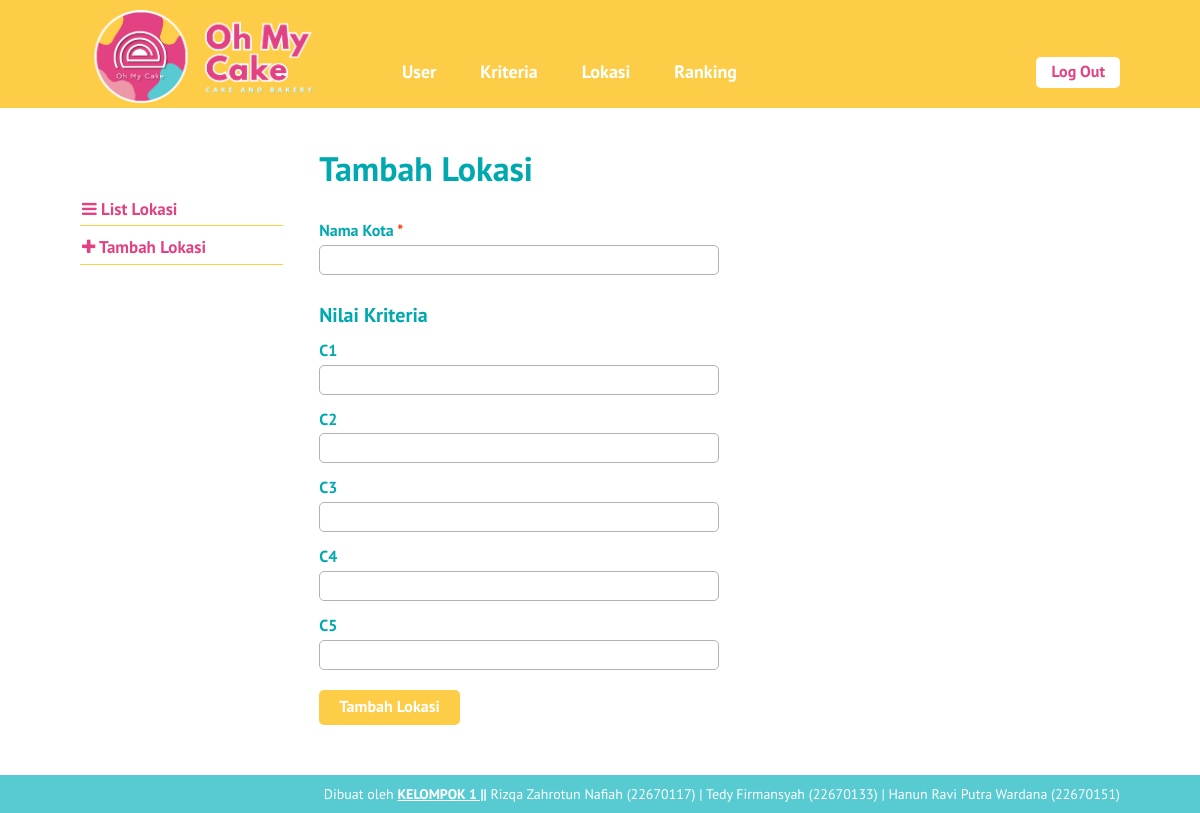
/tambah-lokasi.php (signed in), run on the app's committed database.
### tables this page shows
CREATE TABLE `kriteria` (
  `id_kriteria` int(10) NOT NULL,
  `nama` varchar(30) NOT NULL,
  `type` enum('benefit','cost') NOT NULL,
  `bobot` float NOT NULL,
  `ada_pilihan` tinyint(1) DEFAULT NULL,
  `urutan_order` int(2) NOT NULL
);

### tambah-lokasi.php (the view, shortened to what this page needs)
<?php require_once('includes/init.php'); ?>
<?php
$nama_kota = (isset($_POST['nama_kota'])) ? trim($_POST['nama_kota']) : '';
?>
<?php
require_once('template-parts/header.php');
?>
	<div class="main-content-row">
	<div class="container clearfix">
		<?php include_once('template-parts/sidebar-lokasi.php'); ?>
		<div class="main-content the-content">
			<h1>Tambah Lokasi</h1>
				<form action="tambah-lokasi.php" method="post">
					<div class="field-wrap clearfix">
						<label>Nama Kota <span class="red">*</span></label>
						<input type="text" name="nama_kota" value="<?php echo $nama_kota; ?>">
					</div>
					<h3>Nilai Kriteria</h3>
					<?php
					$query = $pdo->prepare('SELECT id_kriteria, nama, ada_pilihan FROM kriteria ORDER BY urutan_order ASC');
					$query->execute();
					$query->setFetchMode(PDO::FETCH_ASSOC);
					if($query->rowCount() > 0):
						while($kriteria = $query->fetch()):
						?>
							<div class="field-wrap clearfix">
								<label><?php echo $kriteria['nama']; ?></label>
								<?php if(!$kriteria['ada_pilihan']): ?>
									<input type="number" step="0.001" name="kriteria[<?php echo $kriteria['id_kriteria']; ?>]">
								<?php endif; ?>
							</div>
						<?php
						endwhile;
					else:
						echo '<p>Kriteria masih kosong.</p>';
					endif;
					?>
					<div class="field-wrap clearfix">
						<button type="submit" name="submit" value="submit" class="button">Tambah Lokasi</button>
					</div>
				</form>
		</div>
	</div>
	</div>
<?php
require_once('template-parts/footer.php');

### stylesheets/style.css (style rules this page uses)
html,body,div,span,applet,object,iframe,h1,h2,h3,h4,h5,h6,p,blockquote,pre,a,abbr,acronym,address,big,cite,code,del,dfn,em,img,ins,kbd,q,s,samp,small,strike,strong,sub,sup,tt,var,b,u,i,center,dl,dt,dd,ol,ul,li,fieldset,form,label,legend,table,caption,tbody,tfoot,thead,tr,th,td,article,aside,canvas,details,embed,figure,figcaption,footer,header,hgroup,menu,nav,output,ruby,section,summary,time,mark,audio,video { margin:0;padding:0;border:0;font-size:100%;vertical-align:baseline }
body { line-height:1 }
*,*:before,*:after { -moz-box-sizing:border-box;-webkit-box-sizing:border-box;box-sizing:border-box }
.clearfix:before,.clearfix:after { content:" ";display:table }
.clear,.clearfix:after { clear:both }
.container { max-width:1100px;margin:0 auto;position:relative;padding:0 30px }
body { background:#E24282;font-family:"PT Sans",sans-serif;color:#00a8b0;font-size:14px;line-height:1.3;font-weight:500 }
textarea,input[type="text"],input[type="email"],input[type="date"],input[type="tel"],input[type="search"],input[type="number"],select,input[type="password"] { background:#fff;border:1px solid #b2b2b2;width:100%;font-family:inherit;font-weight:inherit;font-size:16px;padding:4px 10px;vertical-align:top;margin:0;color:#727272;border-radius:5px }
h1,h2,h3,h4,h5,h6 { font-weight:300 }
.the-content { font-size:16px;line-height:1.42857 }
.the-content h1,.the-content h2,.the-content h3,.the-content h4,.the-content h5,.the-content h6 { font-weight:700 }
.the-content h1 { font-size:34px;margin:0.8em 0 0.8em;padding:0;line-height:1.2 }
.the-content h3 { font-size:20px;margin:0.8em 0 0.3em }
.the-content>h1:first-child,.the-content>h3:first-child,.the-content>h2:first-child { margin-top:0 }
button,a { -webkit-transition:all .2s ease;-moz-transition:all .2s ease;-o-transition:all .2s ease;transition:all 0.2s ease }
span.red,a.red,.the-content span.red,.the-content a.red { color:#ff3600 }
.the-content .button,.button { background:#FECD48;color:#fff;display:inline-block;font-size:16px;font-weight:700;line-height:1.2;border:0;font-family:inherit;padding:7px 20px 9px;cursor:pointer;border-radius:5px }
.main-content { float:right;width:77%;padding:40px 0 }
.field-wrap { max-width:400px;padding-bottom:10px }
.field-wrap label { display:block;font-weight:700;padding:3px 0 }
.field-wrap .button { margin-top:10px }

### data on the page
kriteria: nama "C1"
kriteria: nama "C2"
kriteria: nama "C3"
kriteria: nama "C4"
kriteria: nama "C5"
